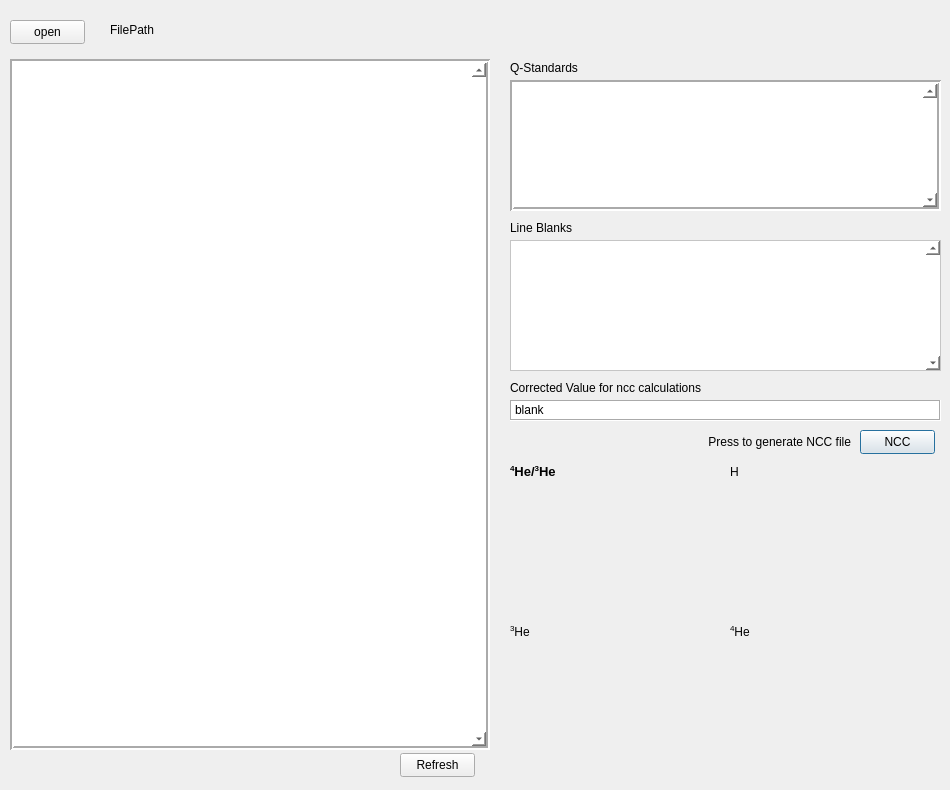
<?xml version="1.0" encoding="UTF-8"?>
<ui version="4.0">
 <class>dialogNccCalc</class>
 <widget class="QDialog" name="dialogNccCalc">
  <property name="geometry">
   <rect>
    <x>0</x>
    <y>0</y>
    <width>950</width>
    <height>790</height>
   </rect>
  </property>
  <property name="minimumSize">
   <size>
    <width>950</width>
    <height>790</height>
   </size>
  </property>
  <property name="maximumSize">
   <size>
    <width>950</width>
    <height>790</height>
   </size>
  </property>
  <property name="windowTitle">
   <string>PyMS ncc calculator</string>
  </property>
  <property name="windowIcon">
   <iconset resource="main.qrc">
    <normaloff>:/main/iconNccCalc.svg</normaloff>:/main/iconNccCalc.svg</iconset>
  </property>
  <property name="styleSheet">
   <string notr="true">font: 10pt &quot;Segoe UI&quot;;</string>
  </property>
  <widget class="QTableWidget" name="tableFileList">
   <property name="geometry">
    <rect>
     <x>10</x>
     <y>59</y>
     <width>480</width>
     <height>691</height>
    </rect>
   </property>
   <property name="toolTip">
    <string>Click on a file to show graphs of the data set</string>
   </property>
   <property name="styleSheet">
    <string notr="true">background-color: rgb(255, 255, 255);
selection-background-color: rgb(85, 85, 255);
border-color: rgb(61, 61, 61);
alternate-background-color: rgb(225, 245, 255);
selection-color: rgb(255, 255, 255);</string>
   </property>
   <property name="frameShape">
    <enum>QFrame::Box</enum>
   </property>
   <property name="lineWidth">
    <number>2</number>
   </property>
   <property name="midLineWidth">
    <number>0</number>
   </property>
   <property name="verticalScrollBarPolicy">
    <enum>Qt::ScrollBarAlwaysOn</enum>
   </property>
   <property name="horizontalScrollBarPolicy">
    <enum>Qt::ScrollBarAlwaysOff</enum>
   </property>
   <property name="editTriggers">
    <set>QAbstractItemView::NoEditTriggers</set>
   </property>
   <property name="alternatingRowColors">
    <bool>true</bool>
   </property>
   <property name="selectionMode">
    <enum>QAbstractItemView::SingleSelection</enum>
   </property>
   <property name="selectionBehavior">
    <enum>QAbstractItemView::SelectRows</enum>
   </property>
   <property name="columnCount">
    <number>0</number>
   </property>
   <attribute name="horizontalHeaderHighlightSections">
    <bool>false</bool>
   </attribute>
   <attribute name="verticalHeaderVisible">
    <bool>false</bool>
   </attribute>
  </widget>
  <widget class="QTableWidget" name="tableBlankList">
   <property name="geometry">
    <rect>
     <x>510</x>
     <y>240</y>
     <width>431</width>
     <height>131</height>
    </rect>
   </property>
   <property name="toolTip">
    <string>&lt;html&gt;&lt;head/&gt;&lt;body&gt;&lt;p&gt;Select line blanks to use to blank correct the 3He and 4He readings.&lt;/p&gt;&lt;/body&gt;&lt;/html&gt;</string>
   </property>
   <property name="styleSheet">
    <string notr="true">background-color: rgb(255, 255, 255);
selection-background-color: rgb(85, 85, 255);
border-color: rgb(61, 61, 61);
alternate-background-color: rgb(225, 245, 255);
selection-color: rgb(255, 255, 255);</string>
   </property>
   <property name="lineWidth">
    <number>2</number>
   </property>
   <property name="verticalScrollBarPolicy">
    <enum>Qt::ScrollBarAlwaysOn</enum>
   </property>
   <property name="horizontalScrollBarPolicy">
    <enum>Qt::ScrollBarAlwaysOff</enum>
   </property>
   <property name="editTriggers">
    <set>QAbstractItemView::NoEditTriggers</set>
   </property>
   <property name="alternatingRowColors">
    <bool>true</bool>
   </property>
   <property name="selectionMode">
    <enum>QAbstractItemView::MultiSelection</enum>
   </property>
   <property name="selectionBehavior">
    <enum>QAbstractItemView::SelectRows</enum>
   </property>
   <attribute name="horizontalHeaderHighlightSections">
    <bool>false</bool>
   </attribute>
   <attribute name="verticalHeaderVisible">
    <bool>false</bool>
   </attribute>
   <attribute name="verticalHeaderHighlightSections">
    <bool>false</bool>
   </attribute>
  </widget>
  <widget class="QTableWidget" name="tableQList">
   <property name="geometry">
    <rect>
     <x>510</x>
     <y>80</y>
     <width>431</width>
     <height>131</height>
    </rect>
   </property>
   <property name="toolTip">
    <string>&lt;html&gt;&lt;head/&gt;&lt;body&gt;&lt;p&gt;4He/3He is the measured ratio&lt;/p&gt;&lt;p&gt;Predicted is based on the number of times the Q (4He) and 3He pipettes have been used &lt;/p&gt;&lt;/body&gt;&lt;/html&gt;</string>
   </property>
   <property name="styleSheet">
    <string notr="true">background-color: rgb(255, 255, 255);
selection-background-color: rgb(85, 85, 255);
border-color: rgb(61, 61, 61);
alternate-background-color: rgb(225, 245, 255);
selection-color: rgb(255, 255, 255);</string>
   </property>
   <property name="frameShape">
    <enum>QFrame::Box</enum>
   </property>
   <property name="lineWidth">
    <number>2</number>
   </property>
   <property name="verticalScrollBarPolicy">
    <enum>Qt::ScrollBarAlwaysOn</enum>
   </property>
   <property name="horizontalScrollBarPolicy">
    <enum>Qt::ScrollBarAlwaysOff</enum>
   </property>
   <property name="editTriggers">
    <set>QAbstractItemView::NoEditTriggers</set>
   </property>
   <property name="defaultDropAction">
    <enum>Qt::IgnoreAction</enum>
   </property>
   <property name="alternatingRowColors">
    <bool>true</bool>
   </property>
   <property name="selectionMode">
    <enum>QAbstractItemView::NoSelection</enum>
   </property>
   <property name="selectionBehavior">
    <enum>QAbstractItemView::SelectItems</enum>
   </property>
   <property name="textElideMode">
    <enum>Qt::ElideLeft</enum>
   </property>
   <property name="wordWrap">
    <bool>false</bool>
   </property>
   <attribute name="horizontalHeaderHighlightSections">
    <bool>false</bool>
   </attribute>
   <attribute name="verticalHeaderVisible">
    <bool>false</bool>
   </attribute>
   <attribute name="verticalHeaderHighlightSections">
    <bool>false</bool>
   </attribute>
  </widget>
  <widget class="QLabel" name="label">
   <property name="geometry">
    <rect>
     <x>510</x>
     <y>220</y>
     <width>71</width>
     <height>16</height>
    </rect>
   </property>
   <property name="styleSheet">
    <string notr="true">font: 600 10pt &quot;Segoe UI&quot;;</string>
   </property>
   <property name="text">
    <string>Line Blanks</string>
   </property>
  </widget>
  <widget class="QLabel" name="label_2">
   <property name="geometry">
    <rect>
     <x>510</x>
     <y>60</y>
     <width>141</width>
     <height>16</height>
    </rect>
   </property>
   <property name="styleSheet">
    <string notr="true">font: 600 10pt &quot;Segoe UI&quot;;</string>
   </property>
   <property name="text">
    <string>Q-Standards</string>
   </property>
  </widget>
  <widget class="QLabel" name="labelFilePath">
   <property name="geometry">
    <rect>
     <x>110</x>
     <y>20</y>
     <width>831</width>
     <height>20</height>
    </rect>
   </property>
   <property name="text">
    <string>FilePath</string>
   </property>
  </widget>
  <widget class="QPushButton" name="btnFileOpen">
   <property name="geometry">
    <rect>
     <x>10</x>
     <y>20</y>
     <width>75</width>
     <height>24</height>
    </rect>
   </property>
   <property name="toolTip">
    <string>Click to open the helium files</string>
   </property>
   <property name="text">
    <string>open</string>
   </property>
   <property name="autoDefault">
    <bool>false</bool>
   </property>
  </widget>
  <widget class="QLabel" name="label_3">
   <property name="geometry">
    <rect>
     <x>510</x>
     <y>380</y>
     <width>421</width>
     <height>16</height>
    </rect>
   </property>
   <property name="styleSheet">
    <string notr="true">font: 600 10pt &quot;Segoe UI&quot;;</string>
   </property>
   <property name="text">
    <string>Corrected Value for ncc calculations</string>
   </property>
  </widget>
  <widget class="QLabel" name="lblBlanckCorrect">
   <property name="geometry">
    <rect>
     <x>510</x>
     <y>400</y>
     <width>431</width>
     <height>21</height>
    </rect>
   </property>
   <property name="styleSheet">
    <string notr="true">background-color: rgb(255, 255, 255);</string>
   </property>
   <property name="frameShape">
    <enum>QFrame::Box</enum>
   </property>
   <property name="frameShadow">
    <enum>QFrame::Sunken</enum>
   </property>
   <property name="lineWidth">
    <number>1</number>
   </property>
   <property name="text">
    <string>blank</string>
   </property>
   <property name="textFormat">
    <enum>Qt::PlainText</enum>
   </property>
   <property name="textInteractionFlags">
    <set>Qt::TextSelectableByMouse</set>
   </property>
  </widget>
  <widget class="QPushButton" name="btnNcc">
   <property name="geometry">
    <rect>
     <x>860</x>
     <y>430</y>
     <width>75</width>
     <height>24</height>
    </rect>
   </property>
   <property name="toolTip">
    <string>&lt;html&gt;&lt;head/&gt;&lt;body&gt;&lt;p&gt;Click to generate a PyMS_ncc.csv file&lt;/p&gt;&lt;/body&gt;&lt;/html&gt;</string>
   </property>
   <property name="text">
    <string>NCC</string>
   </property>
   <property name="flat">
    <bool>false</bool>
   </property>
  </widget>
  <widget class="QLabel" name="label_4">
   <property name="geometry">
    <rect>
     <x>670</x>
     <y>430</y>
     <width>181</width>
     <height>24</height>
    </rect>
   </property>
   <property name="styleSheet">
    <string notr="true">font: 600 10pt &quot;Segoe UI&quot;;</string>
   </property>
   <property name="text">
    <string>Press to generate NCC file</string>
   </property>
   <property name="alignment">
    <set>Qt::AlignRight|Qt::AlignTrailing|Qt::AlignVCenter</set>
   </property>
  </widget>
  <widget class="QLabel" name="label_5">
   <property name="geometry">
    <rect>
     <x>510</x>
     <y>464</y>
     <width>91</width>
     <height>16</height>
    </rect>
   </property>
   <property name="font">
    <font>
     <family>Segoe UI</family>
     <pointsize>10</pointsize>
     <italic>false</italic>
     <bold>true</bold>
    </font>
   </property>
   <property name="styleSheet">
    <string notr="true">font: 600 10pt &quot;Segoe UI&quot;;</string>
   </property>
   <property name="text">
    <string>&lt;html&gt;&lt;head/&gt;&lt;body&gt;&lt;p&gt;&lt;span style=&quot; vertical-align:super;&quot;&gt;4&lt;/span&gt;He/&lt;span style=&quot; vertical-align:super;&quot;&gt;3&lt;/span&gt;He&lt;/p&gt;&lt;/body&gt;&lt;/html&gt;</string>
   </property>
  </widget>
  <widget class="QLabel" name="label_6">
   <property name="geometry">
    <rect>
     <x>730</x>
     <y>464</y>
     <width>91</width>
     <height>16</height>
    </rect>
   </property>
   <property name="styleSheet">
    <string notr="true">font: 600 10pt &quot;Segoe UI&quot;;</string>
   </property>
   <property name="text">
    <string>H</string>
   </property>
  </widget>
  <widget class="QLabel" name="label_7">
   <property name="geometry">
    <rect>
     <x>510</x>
     <y>624</y>
     <width>91</width>
     <height>16</height>
    </rect>
   </property>
   <property name="styleSheet">
    <string notr="true">font: 600 10pt &quot;Segoe UI&quot;;</string>
   </property>
   <property name="text">
    <string>&lt;html&gt;&lt;head/&gt;&lt;body&gt;&lt;p&gt;&lt;span style=&quot; vertical-align:super;&quot;&gt;3&lt;/span&gt;He&lt;/p&gt;&lt;/body&gt;&lt;/html&gt;</string>
   </property>
  </widget>
  <widget class="QLabel" name="label_8">
   <property name="geometry">
    <rect>
     <x>730</x>
     <y>624</y>
     <width>91</width>
     <height>16</height>
    </rect>
   </property>
   <property name="styleSheet">
    <string notr="true">font: 600 10pt &quot;Segoe UI&quot;;</string>
   </property>
   <property name="text">
    <string>&lt;html&gt;&lt;head/&gt;&lt;body&gt;&lt;p&gt;&lt;span style=&quot; vertical-align:super;&quot;&gt;4&lt;/span&gt;He&lt;/p&gt;&lt;/body&gt;&lt;/html&gt;</string>
   </property>
  </widget>
  <widget class="QPushButton" name="btnRefresh">
   <property name="geometry">
    <rect>
     <x>400</x>
     <y>753</y>
     <width>75</width>
     <height>24</height>
    </rect>
   </property>
   <property name="toolTip">
    <string>&lt;html&gt;&lt;head/&gt;&lt;body&gt;&lt;p&gt;Click to generate a PyMS_ncc.csv file&lt;/p&gt;&lt;/body&gt;&lt;/html&gt;</string>
   </property>
   <property name="text">
    <string>Refresh</string>
   </property>
   <property name="flat">
    <bool>false</bool>
   </property>
  </widget>
 </widget>
 <resources>
  <include location="main.qrc"/>
 </resources>
 <connections/>
</ui>
